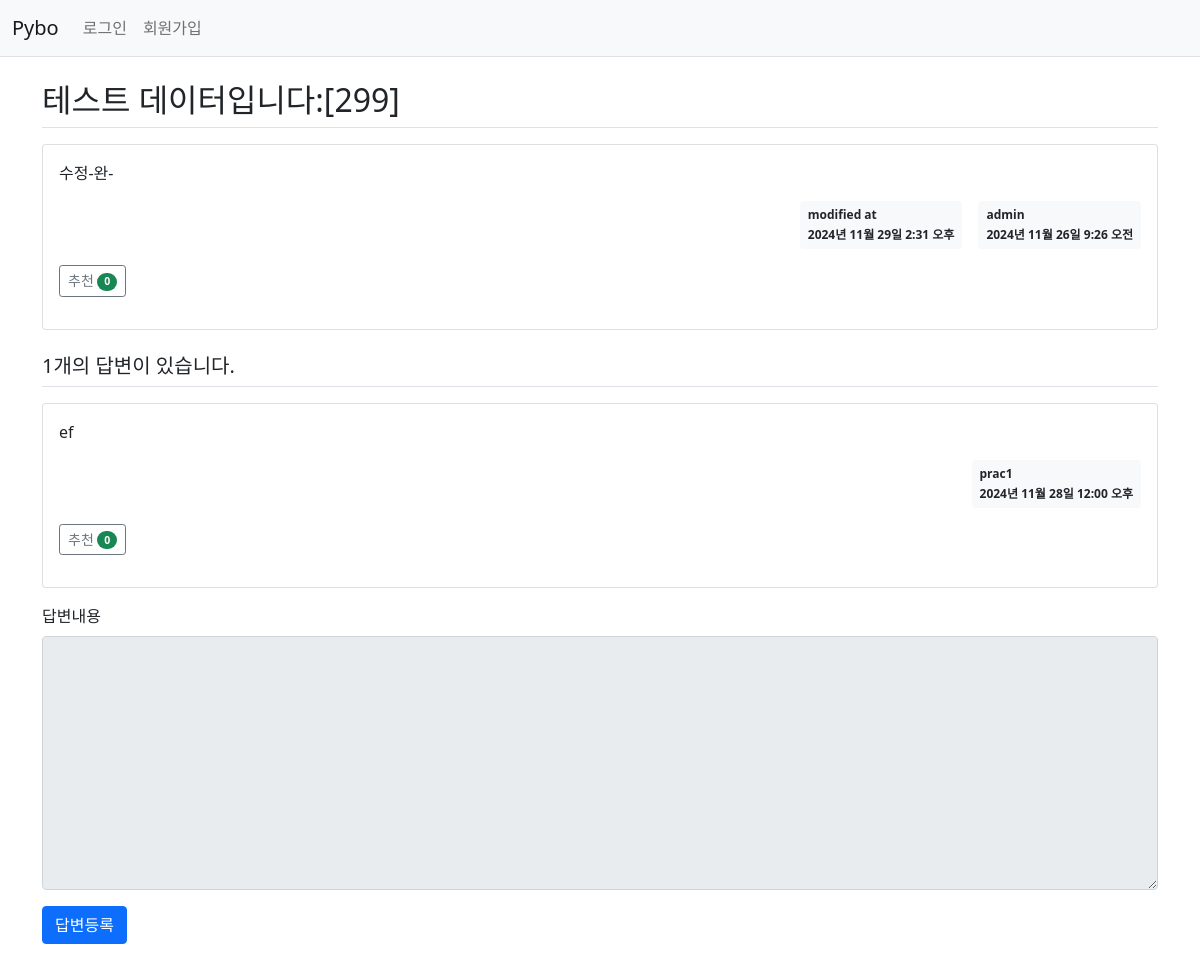
/pybo/304/, run on the app's committed database.
### pybo/models.py (models this page shows, shortened)
class Question(models.Model):
    author = models.ForeignKey(
        User, on_delete=models.CASCADE, related_name="author_question"
    )
    subject = models.CharField(max_length=200)
    content = models.TextField()
    create_date = models.DateTimeField()
    modify_date = models.DateTimeField(null=True, blank=True)
    voter = models.ManyToManyField(User, related_name="voter_question")

class Answer(models.Model):
    author = models.ForeignKey(
        User, on_delete=models.CASCADE, related_name="author_answer"
    )
    question = models.ForeignKey(Question, on_delete=models.CASCADE)
    content = models.TextField()
    create_date = models.DateTimeField()
    modify_date = models.DateTimeField(null=True, blank=True)
    voter = models.ManyToManyField(User, related_name="voter_answer")

### pybo/views/base_views.py (the view)
# urls.py: path("<int:question_id>/", base_views.detail, name="detail"),
def detail(request, question_id):
    question = get_object_or_404(Question, pk=question_id)
    context = {"question": question}
    return render(request, "pybo/question_detail.html", context)

### pybo/templatetags/pybo_filter.py (called while the page is built)
@register.filter
def mark(value):
    extensions = ["nl2br", "fenced_code"]
    return mark_safe(markdown.markdown(value, extensions=extensions))

### templates/pybo/question_detail.html (shortened to what this page needs)
{% extends "base.html" %}
{% load pybo_filter %}
{% block content %}
<div class="container my-3">
    <h2 class="border-bottom py-2">{{ question.subject }}</h2>
    <div class="card my-3">
        <div class="card-body">
            <div class="card-text">{{ question.content|mark }}</div>
            <div class="d-flex justify-content-end">
                {% if question.modify_date %}
                <div class="badge bg-light text-dark p-2 text-start mx-3">
                    <div class="mb-2">modified at</div>
                    <div>{{ question.modify_date }}</div>
                </div>
                {% endif %}
                <div class="badge bg-light text-dark p-2 text-start">
                    <div class="mb-2">{{ question.author.username }}</div>
                    <div>{{ question.create_date }}</div>
                </div>
            </div>
            <div class="my-3">
                <a href="javascript:void(0)" data-uri="{% url 'pybo:question_vote' question.id  %}"
                   class="recommend btn btn-sm btn-outline-secondary"> 추천
                    <span class="badge rounded-pill bg-success">{{question.voter.count}}</span>
                </a>
            </div>
        </div>
    </div>
    <h5 class="border-bottom my-3 py-2">{{question.answer_set.count}}개의 답변이 있습니다.</h5>
    {% for answer in question.answer_set.all %}
    <div class="card my-3">
        <div class="card-body">
            <div class="card-text">{{ answer.content|mark }}</div>
            <div class="d-flex justify-content-end">
                <div class="badge bg-light text-dark p-2 text-start">
                    <div class="mb-2">{{ answer.author.username }}</div>
                    <div>{{ answer.create_date }}</div>
                </div>
            </div>
            <div class="my-3">
                <a href="javascript:void(0)" data-uri="{% url 'pybo:answer_vote' answer.id  %}"
                   class="recommend btn btn-sm btn-outline-secondary"> 추천
                    <span class="badge rounded-pill bg-success">{{answer.voter.count}}</span>
                </a>
            </div>
        </div>
    </div>
    {% endfor %}
    <form action="{% url 'pybo:answer_create' question.id %}" method="post" class="my-3">
        <div class="mb-3">
            <label for="content" class="form-label">답변내용</label>
            <textarea {% if not user.is_authenticated %}disabled{% endif %}
                      name="content" id="content" class="form-control" rows="10"></textarea>
        </div>
        <input type="submit" value="답변등록" class="btn btn-primary">
    </form>
</div>
{% endblock %}

### data on the page
Question: subject "테스트 데이터입니다:[299]", content|mark "수정-완-", modify_date "2024년 11월 29일 2:31 오후", author.username "admin", create_date "2024년 11월 26일 9:26 오전", voter.count "0", answer_set.count "1"
Answer: content|mark "ef", author.username "prac1", create_date "2024년 11월 28일 12:00 오후", voter.count "0"
